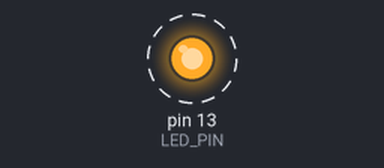
The sketch below on a simulated Arduino Uno, built with avr-gcc and run on an emulated ATmega328P. Shown: output pins drawn as LEDs (lit = HIGH). Dashed ring = blinking.

Above: at 0.5 s.
Timing chart, 0 to 4.6 s (numbered marks = the images above):
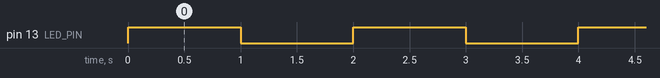

The sketch:

ArduinoYunLedBlink.ino
```cpp
/*
 * Arduino Yun - External LED Blink
 * Wiring: D13 -> 220/330 ohm resistor -> LED anode (+)
 *         LED cathode (-) -> GND
 * Target board FQBN: arduino:avr:yun
 *
 * The Arduino Yun uses an ATmega32U4 for the Arduino sketch.
 */

const byte LED_PIN = 13;
const unsigned long BLINK_DELAY_MS = 1000;

void setup() {
  pinMode(LED_PIN, OUTPUT);
  digitalWrite(LED_PIN, LOW);
}

void loop() {
  digitalWrite(LED_PIN, HIGH);
  delay(BLINK_DELAY_MS);
  digitalWrite(LED_PIN, LOW);
  delay(BLINK_DELAY_MS);
}
```

Measured:
- by itself, pin 13 (LED_PIN): alternates HIGH for 1.0 s and LOW for 1.0 s
